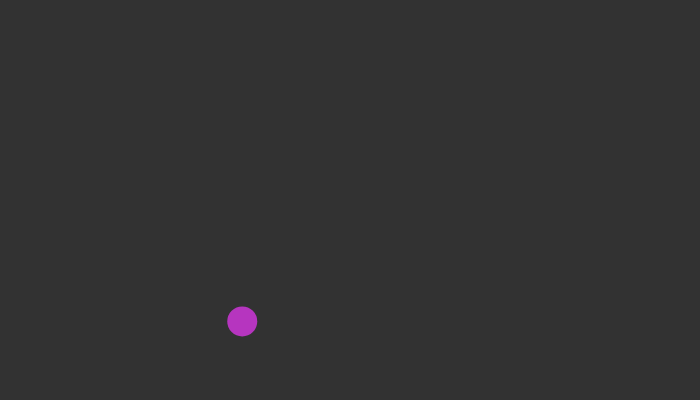
Frame 1 (no input)
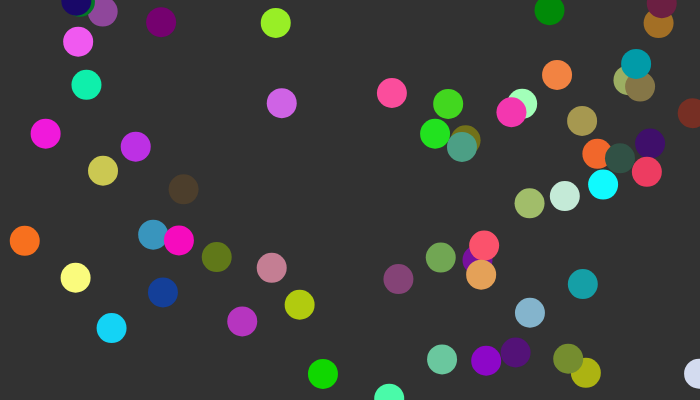
Frame 60 (no input)
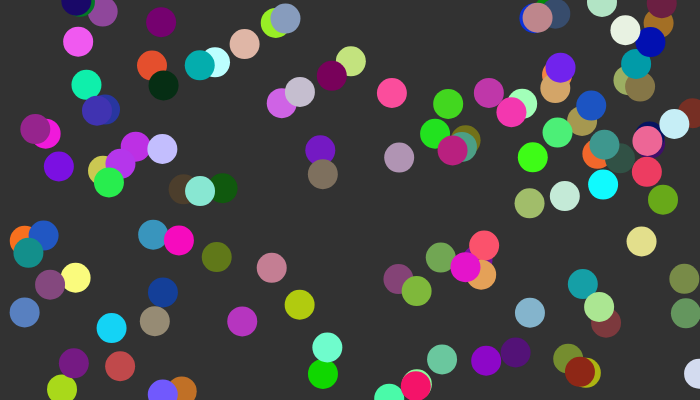
Frame 120 (the mouse pressed at the canvas centre since frame 60)

The p5.js sketch that drew these frames (run headless with seeded random() and noise() and a simulated clock; from frame 60 on, the mouse is pressed at the canvas centre):

// p5.js sketch
// ── sketch.js
var cirkelDiameter = 30 //soort 'laatje'waarop staat wat er in zit

function setup() { // hoe het wordt opgezet.
  createCanvas(700, 400); // scherm en grootte
  background(50); //achtergrondkleur
}

function draw() { //in deze functie staat alles wat je tekent
  noFill(); //niet inkleuren
  stroke(255); //randkleur
  strokeWeight(8); //dikte van de rand
  if (mouseY > height/2) { //if:controleer of iets zo is. (coordinaten muis)
    line(60, 100, 60, 300); //voorbeelden van een functie. line(x1, y1, x2, y2)
    line(60, 100, 170, 170);
    line(170, 170, 270, 100);
    line(270, 100, 270, 300);
    
    line(370, 100, 370, 300);
    line(370, 100, 480, 170);
    line(480, 170, 370, 200);
    line(370, 200, 470, 250);
    line(470, 250, 370, 300);
    
    circle(550, 190, 20); //voorbeelden van een functie. circle(x, y, r)
    circle(650, 190, 20); 
    arc(600, 250, 100, 50, 0, PI); // arc(x, y, w, h) PI:gesloten cirkelsegment
    //wordt samen een smiley
  }
  
  
  
  noStroke(); //geen rand
  fill(random() * 255, random() * 255, random() * 255); //kleur random in alle kleuren
  circle(random()*700, random()*400, cirkelDiameter); //circle random plaatsen tussen y:400 en x:700. cirkelDiameter is een variable
  
  
  
  
} //einde
